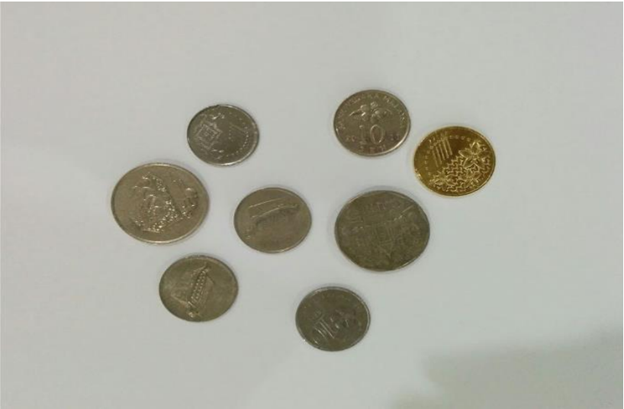
#> input picture Picture1.png, 624 x 409 px
$ python task1.py
#> lines starting #> are read from the running program, lines starting #| are printed output that depends on the picture
import cv2

#reading an image
img = cv2.imread('Picture1.png')
#> img is the input picture: shape (409, 624, 3); mean B, G, R 167.1, 176.8, 176.6
#resizing the image and storing it in a new variable
resized_img = cv2.resize(img,(256,256))
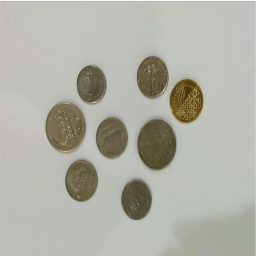
#> resized_img: shape (256, 256, 3); mean B, G, R 167, 176.7, 176.5
#showing the image in a new window
cv2.imshow("image",resized_img)
#this functions is used so that the window that displays the image is not crossed as soon as it is displayed
cv2.waitKey(0)
#this will destroy the window in which the iamge was openned
cv2.destroyAllWindows()
cv2.imwrite("Picture2.png",resized_img)
